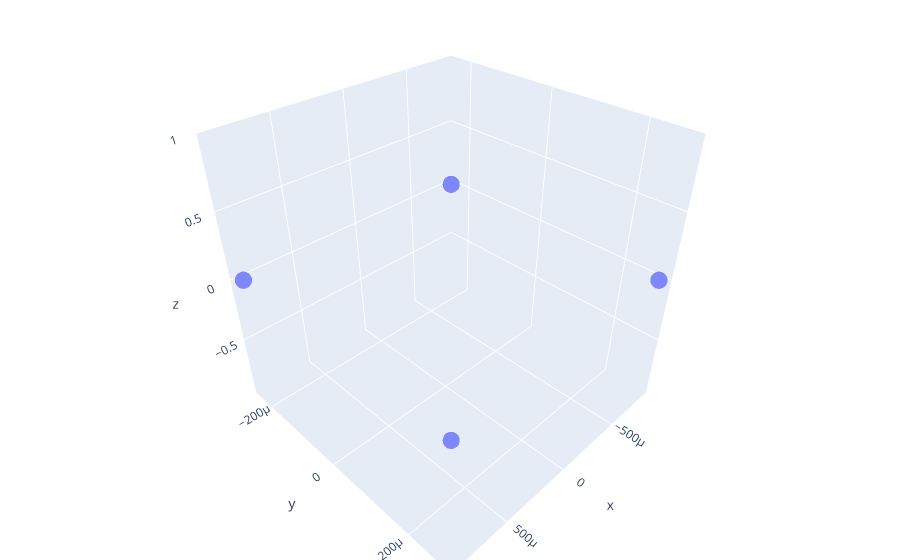

Notebook code cell kept with this figure:
### Code cell
import plotly

import plotly.graph_objs as go

# Configure Plotly to be rendered inline in the notebook.

plotly.offline.init_notebook_mode()

# Configure the trace.
trace = go.Scatter3d(
    x = ret_xyz[:4, 0],
    y = ret_xyz[:4, 1],
    z = ret_xyz[:4, 2],
    mode='markers', marker={'size': 10, 'opacity': 0.8,})

# Configure the layout.

layout = go.Layout(margin={'l': 2, 'r': 0, 'b': 0, 't': 0})
data = [trace]
plot_figure = go.Figure(data=data, layout=layout)


# plot_figure.update_layout(
#     scene = dict(
#         xaxis = dict(nticks=4, range=[-100,100],),
#                      yaxis = dict(nticks=4, range=[-10,30],), # 标记4个标签值
#                      zaxis = dict(nticks=6, range=[-2,200],),),
#     width=700,
#     margin=dict(r=20, l=10, b=10, t=10))
 
fig.show()


# Render the plot.

plotly.offline.iplot(plot_figure)

### Figure 1 — Plotly figure (JSON) as saved in the notebook; plotly's stock layout.template omitted (floating-point values rounded to 4 significant figures)
{"data": [{"marker": {"opacity": 0.8, "size": 10}, "mode": "markers", "type": "scatter3d", "x": [-0.0008448, -0.0008448, 0.0008765, 0.0008765], "y": [-0.0002396, 0.0002802, 0.0002802, -0.0002396], "z": [0.001, 0.001, 0.001, 0.001]}], "layout": {"margin": {"b": 0, "l": 2, "r": 0, "t": 0}}}
